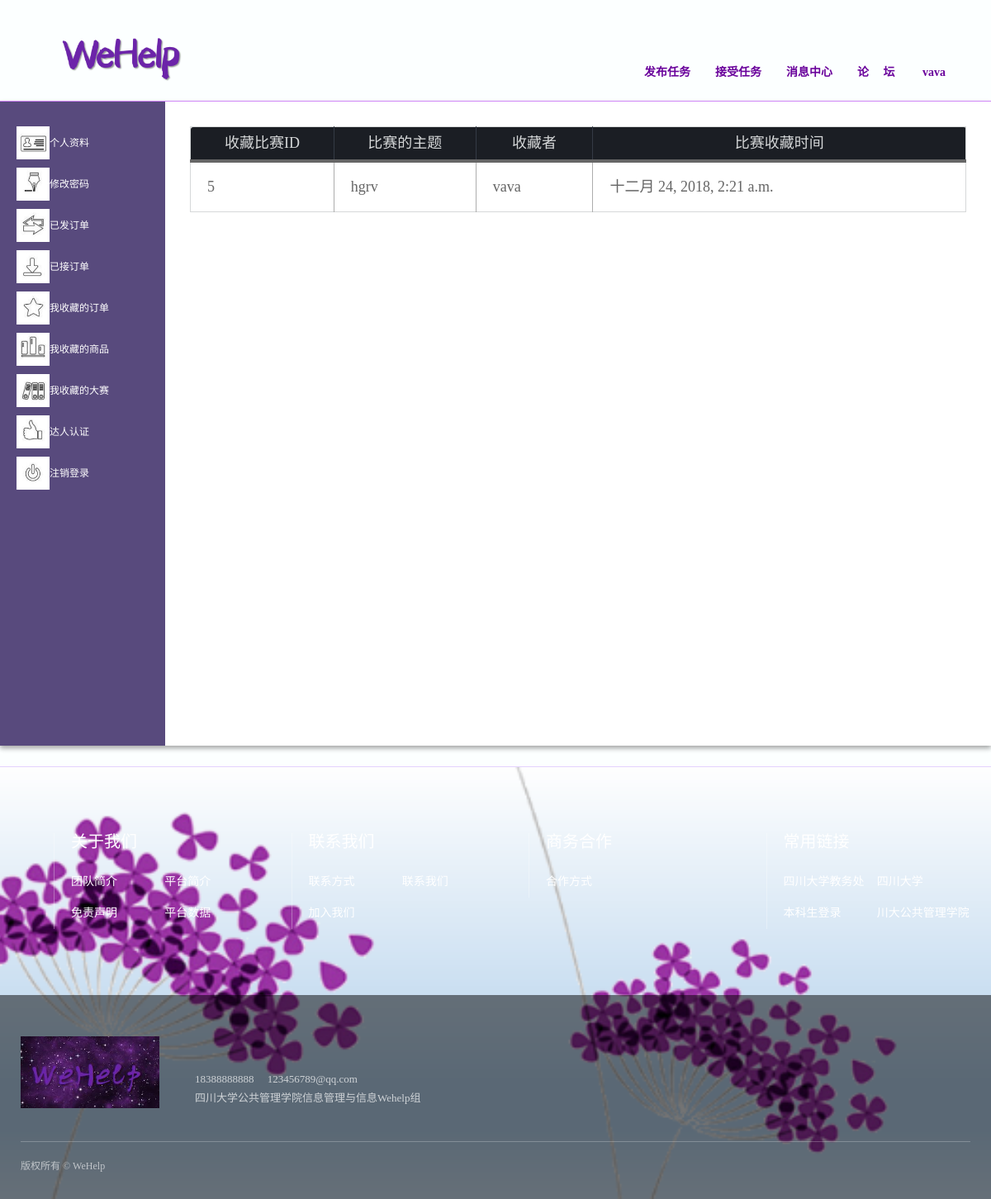
The page /collection_c/ (signed in) on the database its author committed.
### Login/models.py (models this page shows)
class User(AbstractUser):
    gender_choice = (
        (u'M', u'Male'),
        (u'F', u'Female'),
    )
    login = (
        ('0', u'离线'),
        ('1', u'在线'),
    )
    username = models.CharField(max_length=64, verbose_name='用户名', unique=True)
    name = models.CharField(max_length=64, blank=True, verbose_name='姓名')
    gender = models.CharField(max_length=2, choices=gender_choice)
    college = models.CharField(max_length=64, blank=True, verbose_name='学院')
    major = models.CharField(max_length=64, blank=True, verbose_name='专业')
    birthday = models.DateField(blank=True, null=True, verbose_name='生日')
    email = models.EmailField(blank=True, verbose_name='邮箱')
    qq_num = models.CharField(max_length=64, blank=True, verbose_name='QQ号')
    avatar = models.ImageField(upload_to='avatar', verbose_name='头像')
    final_remark = models.FloatField(max_length=10, null=True, blank=True, verbose_name='总评分')
    task_take_num = models.IntegerField(default=0, blank=True, verbose_name='接单总次数')
    alike = models.IntegerField(default=0, blank=True, verbose_name='点赞总次数')
    attention = models.IntegerField(default=0, blank=True, verbose_name='关注总次数')
    is_login = models.CharField(max_length=128, choices=login, default='0', verbose_name='')
    master_type = models.ForeignKey(MasterType, on_delete=models.CASCADE, blank=True, null=True, verbose_name='达人类型')
    become_master_datetime = models.DateTimeField(auto_now_add=True, verbose_name='成为达人时间')
    master_take_delivery_times = models.IntegerField(default=0, blank=True, verbose_name='接快递总次数')
    master_take_buy_times = models.IntegerField(default=0, blank=True, verbose_name='接代购总次数')
    master_take_print_times = models.IntegerField(default=0, blank=True, verbose_name='接打印总次数')
    master_take_umbrella_times = models.IntegerField(default=0, blank=True, verbose_name='接共享伞总次数')
    master_take_others_times = models.IntegerField(default=0, blank=True, verbose_name='接其他单次数')
    class Meta:
        verbose_name = '用户资料'
        verbose_name_plural = verbose_name
    def __str__(self):
        return self.username

class CollectionCompetition(models.Model):
    collectioncompetition_id = models.AutoField(primary_key=True, verbose_name='收藏比赛ID')
    collectioncompetition_thing_id = models.ForeignKey(Competition, on_delete=models.CASCADE, verbose_name='收藏的比赛')
    collectioncompetition_collector_id = models.ForeignKey(User, on_delete=models.CASCADE, verbose_name='收藏者')
    collectioncompetition_time = models.DateTimeField(auto_now_add=True, verbose_name='比赛收藏时间')

class Competition(models.Model):
    competition_id = models.AutoField(primary_key=True)
    competition_sender_id = models.ForeignKey(User, on_delete=models.CASCADE,)
    competition_poster = models.ImageField(upload_to='competition_img', verbose_name='大赛海报')
    competition_title = models.CharField(max_length=50, default="", verbose_name='大赛主题')
    competition_description = models.CharField(max_length=200, verbose_name='大赛简介')
    competition_time = models.DateTimeField(auto_now_add=True, auto_now=False, verbose_name='发布时间')
    competition_colletion_times = models.IntegerField(default=0, blank=True, verbose_name='收藏次数')

### Login/views.py (the view)
# urls.py: path('collection_c/', views.collection_c),
@login_required(login_url='/login/')
def collection_c(request):
    user_id = request.session['user_id']
    collection_c = CollectionCompetition.objects.all().filter(collectioncompetition_collector_id__id=user_id)
    return render(request, 'accounts/collection_c.html', locals())

### templates/accounts/collection_c.html (shortened to what this page needs)
{% extends 'accounts/base.html' %}
{% load static %}
{% block css %}
<link rel="stylesheet" href="{% static 'css/profile.css' %}">
{% endblock %}
{% block content %}
<div class="nav1">
  <div class="item home">
      <img src="{% static 'images/icon/icon01.jpg' %}" class="nav-img">
    <a href="/index/">个人资料</a>
  </div>
  <div class="item">
      <img src="{% static 'images/icon/icon02.png' %}" class="nav-img">
    <a href="/reset_pw/">修改密码</a>
  </div>
  <div class="item">
      <img src="{% static 'images/icon/icon03.jpg' %}" class="nav-img">
    <a href="/send/">已发订单</a>
  </div>
  <div class="item">
      <img src="{% static 'images/icon/icon04.png' %}" class="nav-img">
    <a href="/task/">已接订单</a>
  </div>
        <div class="item">
            <img src="{% static 'images/icon/icon05.jpg' %}" class="nav-img">
      <a href="/collection/">我收藏的订单</a>
  </div>
       <div class="item">
           <img src="{% static 'images/icon/icon06.jpg' %}" class="nav-img">
      <a href="/goodfavorite/">我收藏的商品</a>
  </div>
     <div class="item">
         <img src="{% static 'images/icon/icon07.jpg' %}" class="nav-img">
      <a href="/collection_c/">我收藏的大赛</a>
  </div>
  <div class="item">
      <img src="{% static 'images/icon/icon08.png' %}" class="nav-img">
    <a href="/tags/">达人认证</a>
  </div>
  <div class="item">
      <img src="{% static 'images/icon/icon09.png' %}" class="nav-img">
    <a href="/logout/">注销登录</a>
  </div>
</div>
<div class="content">
  <table>
      <tr>
          <th>收藏比赛ID</th>
          <th>比赛的主题</th>
          <th>收藏者</th>
          <th>比赛收藏时间</th>
      </tr>
      {% for collection in collection_c %}
          <tr>
              <td>{{ collection.collectioncompetition_id }}</td>
              <td>{{ collection.collectioncompetition_thing_id.competition_title }}</td>
              <td>{{ collection.collectioncompetition_collector_id }}</td>
              <td>{{ collection.collectioncompetition_time }}</td>
          </tr>
      {% endfor %}
  </table>
</div>
{% endblock %}

### templates/accounts/base.html (shortened to what this page needs)
{% load static %}
<!DOCTYPE html>
<html lang="zh-CN">
  <head>
    <link href="{% static 'css/index02.css' %}" rel="stylesheet">
    <link href="{% static 'css/base01.css' %}" rel="stylesheet">
{% block css %}{% endblock %}
</head>
<body>
<div class="header" id="header" style="border-bottom:1px #d086f7 solid; ">
    <div class="navwrapper">
        <div class="logowrapper">
            <a href="/" class="logo" ><img src="{% static 'images/logo03.png' %}" alt=""></a>
        </div>
        <div class="nav">
            <div class="mainnav clearfix">
                <ul id="nav">
                    <li><a href="{% url 'Send:send_category' %}" class="">发布任务</a></li>
                    <li><a href="{% url 'Take:task_take_division_all' %}">接受任务</a></li>
                    <li><a href="/Communication/system_message/">消息中心</a></li>
                    <li><a href="/luntan/">论&nbsp;&nbsp;&nbsp;&nbsp;&nbsp;坛</a></li>
                    {% if user.is_login %}
                    <li><a href="#" class="">&nbsp;{{ user.username }}</a>
                    </li>
                    {% endif %}
                </ul>
            </div>
        </div>
    </div>
</div>
 <main>
    <div class="main-inner">
    {% block content %}
    {% endblock %}
       </div>
  </main>
<div class="footer" style="border-top:1px #e3d2fd solid;">
 <div class="mainWrap">
  <div class="ulink clearfix">
   <div class="tlink">
    <div class="txtwrapper clearfix">
     <h2>常用链接</h2>
     <ul>
      <li><a href="http://jwc.scu.edu.cn/" target="_blank">四川大学教务处</a></li>
      <li><a href="http://www.scu.edu.cn/" target="_blank">四川大学</a></li>
      <li><a href="http://zhjw.scu.edu.cn/login" target="_blank">本科生登录</a></li>
         <li><a href="http://ggglxy.scu.edu.cn/" target="_blank">川大公共管理学院</a></li>
     </ul>
    </div>
   </div>
      <div class="tlink">
          <div class="txtwrapper clearfix">
              <h2>商务合作</h2>
              <ul>
                  <li><a href="/cooperation/">合作方式</a></li>
              </ul>
          </div>
      </div>
      <div class="tlink">
          <div class="txtwrapper clearfix">
              <h2>联系我们</h2>
              <ul>
                  <li><a href="/contact_way/">联系方式</a></li>
                  <li><a href="/contact_us/">联系我们</a></li>
                  <li><a href="/joinus/">加入我们</a></li>
              </ul>
          </div>
      </div>
     <div class="tlink">
          <div class="txtwrapper clearfix">
              <h2>关于我们</h2><ul>
      <li><a href="/about_us/" target="_blank">团队简介</a></li>
      <li><a href="/about_platform/">平台简介</a></li>
      <li><a href="/disclamier/" target="_blank">免责声明</a></li>
              <li><a href="/bar/" target="_blank">平台数据</a></li>
     </ul>
        </div>
    </div>
  </div>
  </div>
  <div class="copy">
   <div class="mainWrap">
    <div class="contact">
     <img src="{% static 'images/logo04.png' %}" alt="">
     <div class="txtwrapper">
       18388888888　<span> 123456789@qq.com</span><br>
  四川大学公共管理学院信息管理与信息Wehelp组
     </div>
    </div>
    <div class="copyrights">
     版权所有 © WeHelp<span></span>
    </div>
   </div>
  </div>
</div></body>
</html>

### static/css/index02.css (style rules this page uses)
.header { position: relative; height: 122px; }
.header .navwrapper { position: absolute; width: 100%; z-index: 10; }
.header .navwrapper .nav { float: right; padding-right: 35px; padding-top: 30px; padding-bottom: 30px; }
@media screen and (max-width: 1400px) { .header .navwrapper .nav { padding-right: 10px; } }
.header .navwrapper .nav .mainnav { padding: 39px 0 16px 0; }
@media screen and (max-width: 1400px) { .header .navwrapper .nav .mainnav { padding-top: 35px; } }
.header .navwrapper .nav .mainnav li { float: left; font-size: 18px; position: relative; line-height: 46px; }
@media screen and (max-width: 1400px) { .header .navwrapper .nav .mainnav li { font-size: 16px; } }
@media screen and (max-width: 1280px) { .header .navwrapper .nav .mainnav li { font-size: 14px; } }
.header .navwrapper .nav .mainnav li a { color: #69019b; display: block; padding: 0 25px; font-weight: bolder; }
@media screen and (max-width: 1400px) { .header .navwrapper .nav .mainnav li a { padding: 0 20px; } }
@media screen and (max-width: 1280px) { .header .navwrapper .nav .mainnav li a { padding: 0 15px; } }
.header .navwrapper .logowrapper { position: absolute; width: 180px; left: 60px; top: 40px; }
.header .navwrapper .logowrapper .logo { display: block; }
.header .navwrapper .logowrapper img { width: 100%; }
.footer { position: relative; background: url(../images/pgy03.png) no-repeat bottom center; background-size: cover; }
.footer .ulink { padding-top: 100px; padding-bottom: 150px; }
@media screen and (max-width: 1920px) { .footer .ulink { padding-top: 100px; padding-bottom: 100px; } }
@media screen and (max-width: 1280px) { .footer .ulink { padding-top: 80px; padding-bottom: 80px; } }
.footer .ulink .tlink { float: right; width: 25%; color: #fff; }
.footer .ulink .tlink .txtwrapper { margin-left: 60px; padding-left: 40px; border-left: 1px solid rgba(255, 255, 255, 0.3); }
@media screen and (max-width: 1280px) { .footer .ulink .tlink .txtwrapper { margin-left: 40px; padding-left: 20px; } }
.footer .ulink .tlink .txtwrapper h2 { font-size: 20px; line-height: 1em; padding-bottom: 20px; }
.footer .ulink .tlink .txtwrapper a { color: #fff; font-size: 14px; line-height: 38px; }
.footer .ulink .tlink .txtwrapper li { float: left; width: 50%; }
.footer .copy { background: rgba(0, 0, 0, 0.5); padding: 50px 0 30px 0; }
.footer .copy .contact { padding-bottom: 40px; }
.footer .copy .contact img { width: 168px; }
.footer .copy .contact .txtwrapper { display: inline-block; color: #fff; opacity: 0.7; font-size: 13px; line-height: 1.75em; padding-left: 40px; }
.footer .copy .copyrights { color: #fff; opacity: 0.6; border-top: 1px solid rgba(255, 255, 255, 0.4); padding-top: 20px; }
.footer .copy .copyrights span { opacity: 0.5; padding: 0 20px; }

### static/css/base01.css (style rules this page uses)
html, body, div, span, object, iframe, h1, h2, h3, h4, h5, h6, p, blockquote, pre, a, abbr, acronym, address, figure, figcaption, code, del, dfn, em, button, q, dl, dt, dd, ol, ul, li, fieldset, form, legend, table, tf, tr, th { border: 0px; padding: 0px; font-size: 100%; margin: 0px; font-family: inherit; -webkit-font-smoothing: subpixel-antialiased; -webkit-text-size-adjust: 100%; font-weight: normal; word-break: break-word; }
body { background: #fcffff; color: #222; line-height: 1.6em; font-size: 12px; font-family: "å¾®è½¯é é»", "Microsoft YaHei", "PingFang SC", "Hiragino Sans GB", PingHei, STHeiti; margin: 0px auto; max-width: 2560px; overflow-x: hidden; }
img { border: 0px; vertical-align: bottom; -ms-interpolation-mode: bicubic; }
a { text-decoration: none; color: #000; }
ul, li { list-style-type: none; }
.clearfix:after { display: block; content: ''; clear: both; height: 0px; visibility: hidden; }
.clearfix { *display: table; *zoom: 1; }
.mainWrap { width: 1400px; margin: auto; }
@media screen and (max-width: 1400px) { .mainWrap { width: auto; margin: 0 25px; } }

### rows shown on the page
User: username "vava"
CollectionCompetition: collectioncompetition_id "5", collectioncompetition_thing_id.competition_title "hgrv", collectioncompetition_collector_id "vava", collectioncompetition_time "十二月 24, 2018, 2:21 a.m."
